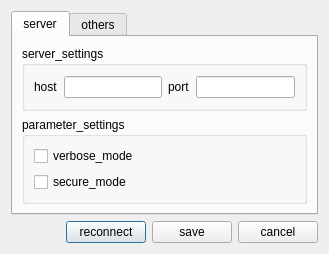
<ui version="4.0" >
 <class>Options</class>
 <widget class="QDialog" name="Options" >
  <property name="geometry" >
   <rect>
    <x>0</x>
    <y>0</y>
    <width>329</width>
    <height>248</height>
   </rect>
  </property>
  <property name="windowTitle" >
   <string>options</string>
  </property>
  <layout class="QGridLayout" >
   <item row="0" column="0" >
    <layout class="QVBoxLayout" >
     <item>
      <widget class="QTabWidget" name="optionsBox" >
       <property name="currentIndex" >
        <number>0</number>
       </property>
       <widget class="QWidget" name="tab" >
        <attribute name="title" >
         <string>server</string>
        </attribute>
        <layout class="QGridLayout" >
         <item row="0" column="0" >
          <layout class="QVBoxLayout" >
           <item>
            <widget class="QGroupBox" name="groupBox" >
             <property name="title" >
              <string>server_settings</string>
             </property>
             <layout class="QGridLayout" >
              <item row="0" column="0" >
               <layout class="QGridLayout" >
                <item row="0" column="0" >
                 <widget class="QLabel" name="label" >
                  <property name="text" >
                   <string>host</string>
                  </property>
                 </widget>
                </item>
                <item row="0" column="1" >
                 <widget class="QLineEdit" name="host" >
                  <property name="text" >
                   <string/>
                  </property>
                  <property name="maxLength" >
                   <number>50</number>
                  </property>
                 </widget>
                </item>
                <item row="0" column="2" >
                 <widget class="QLabel" name="label_2" >
                  <property name="text" >
                   <string>port</string>
                  </property>
                 </widget>
                </item>
                <item row="0" column="3" >
                 <widget class="QLineEdit" name="port" >
                  <property name="text" >
                   <string/>
                  </property>
                  <property name="maxLength" >
                   <number>5</number>
                  </property>
                 </widget>
                </item>
               </layout>
              </item>
             </layout>
            </widget>
           </item>
           <item>
            <widget class="QGroupBox" name="groupBox_2" >
             <property name="title" >
              <string>parameter_settings</string>
             </property>
             <layout class="QGridLayout" >
              <item row="0" column="0" >
               <layout class="QHBoxLayout" >
                <item>
                 <layout class="QVBoxLayout" >
                  <item>
                   <widget class="QCheckBox" name="verbose" >
                    <property name="text" >
                     <string>verbose_mode</string>
                    </property>
                   </widget>
                  </item>
                  <item>
                   <widget class="QCheckBox" name="secure" >
                    <property name="text" >
                     <string>secure_mode</string>
                    </property>
                   </widget>
                  </item>
                 </layout>
                </item>
                <item>
                 <layout class="QVBoxLayout" />
                </item>
               </layout>
              </item>
             </layout>
            </widget>
           </item>
          </layout>
         </item>
        </layout>
       </widget>
       <widget class="QWidget" name="tab_2" >
        <attribute name="title" >
         <string>others</string>
        </attribute>
        <layout class="QGridLayout" >
         <item row="0" column="0" >
          <layout class="QVBoxLayout" >
           <item>
            <widget class="QGroupBox" name="groupBox_3" >
             <property name="title" >
              <string>lang_settings</string>
             </property>
             <layout class="QGridLayout" >
              <item row="0" column="0" >
               <layout class="QVBoxLayout" >
                <item>
                 <widget class="QLineEdit" name="language" />
                </item>
                <item>
                 <widget class="QLabel" name="label_3" >
                  <property name="text" >
                   <string>lang_txt</string>
                  </property>
                 </widget>
                </item>
               </layout>
              </item>
             </layout>
            </widget>
           </item>
           <item>
            <widget class="QGroupBox" name="groupBox_4" >
             <property name="title" >
              <string>others_settings</string>
             </property>
             <layout class="QGridLayout" >
              <item row="0" column="0" >
               <layout class="QHBoxLayout" >
                <item>
                 <widget class="QCheckBox" name="splash" >
                  <property name="text" >
                   <string>splash_mode</string>
                  </property>
                 </widget>
                </item>
               </layout>
              </item>
             </layout>
            </widget>
           </item>
          </layout>
         </item>
        </layout>
       </widget>
      </widget>
     </item>
     <item>
      <layout class="QHBoxLayout" >
       <item>
        <spacer>
         <property name="orientation" >
          <enum>Qt::Horizontal</enum>
         </property>
         <property name="sizeHint" >
          <size>
           <width>40</width>
           <height>20</height>
          </size>
         </property>
        </spacer>
       </item>
       <item>
        <widget class="QPushButton" name="reconnect" >
         <property name="text" >
          <string>reconnect</string>
         </property>
        </widget>
       </item>
       <item>
        <widget class="QPushButton" name="save" >
         <property name="text" >
          <string>save</string>
         </property>
        </widget>
       </item>
       <item>
        <widget class="QPushButton" name="cancel" >
         <property name="text" >
          <string>cancel</string>
         </property>
        </widget>
       </item>
      </layout>
     </item>
    </layout>
   </item>
  </layout>
 </widget>
 <resources/>
 <connections/>
</ui>
